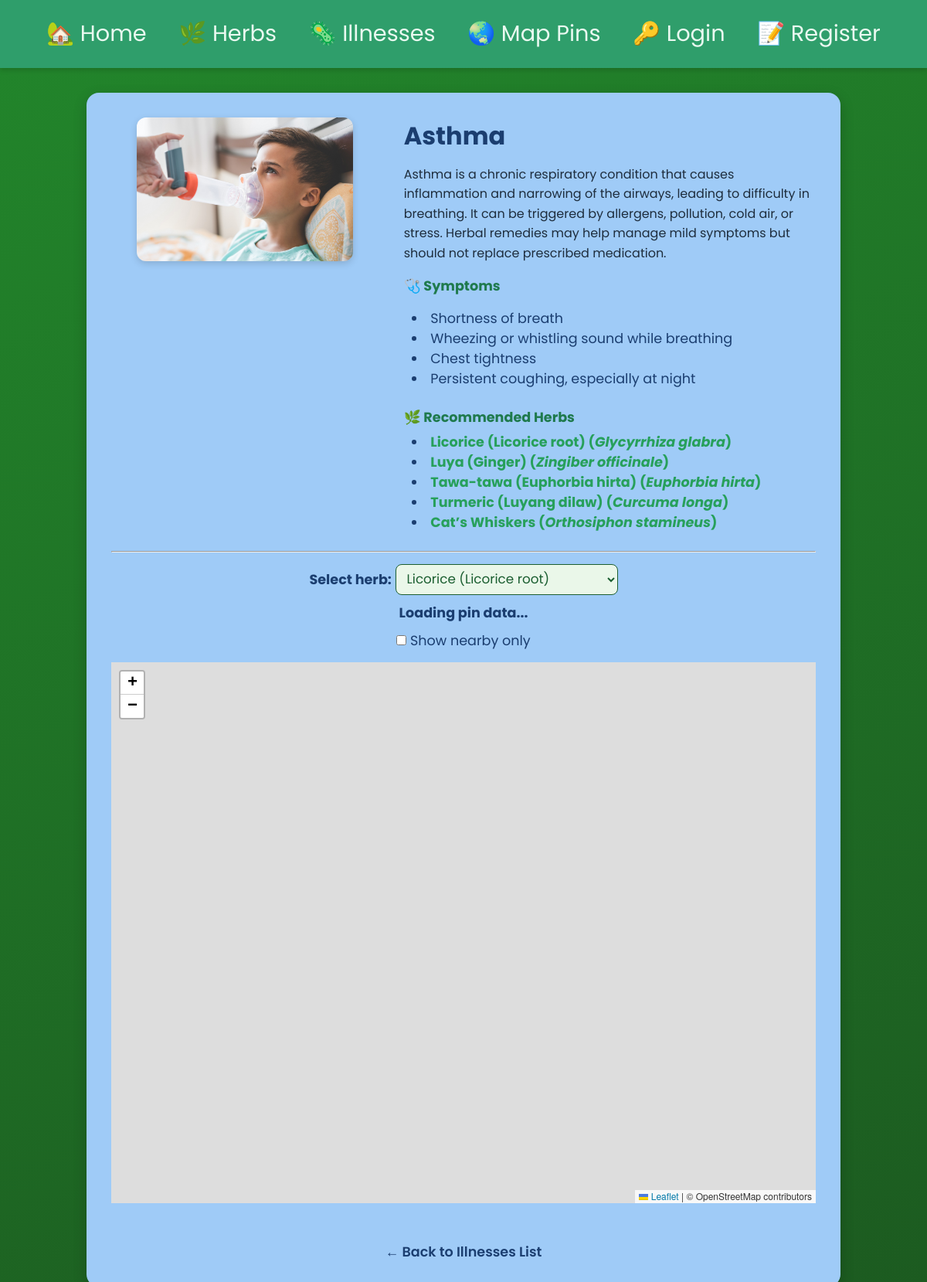
Page /illnesses/asthma on the committed database.
### app_illnesses/models.py (models this page shows, shortened)
class Illness(models.Model): # Model to represent an illness with its details
    id = models.AutoField(primary_key=True) # Unique identifier for each illness
    name = models.CharField(max_length=100)
    description = models.TextField()
    symptoms = models.TextField()
    recommended_herbs = models.ManyToManyField('app_herbs.Herb', related_name='related_illnesses', blank=True)
    image = models.ImageField(upload_to=illness_image_upload_to, default='default.jpg', blank=True)
    slug = models.SlugField(unique=True) # URL-friendly identifier for the illness

### app_herbs/models.py (models this page shows, shortened)
class Herb(models.Model): # Model to represent an herb with its details
    id = models.AutoField(primary_key=True) # Unique identifier for each herb
    name = models.CharField(max_length=100)
    scientific_name = models.CharField(max_length=200, blank=True, null=True)
    description = models.TextField()
    medicinal_uses = models.TextField()
    side_effects = models.TextField(blank=True, null=True)
    image = models.ImageField(upload_to=herb_image_upload_to, default='default.jpg', blank=True)
    slug = models.SlugField(unique=True) # URL-friendly identifier for the herb

### app_illnesses/views.py (the view)
# urls.py: path('<slug:slug>', views.illness_page, name="illness_page"), # Dynamic URL for individual illness pages
def illness_page(request, slug):
    illness = Illness.objects.get(slug=slug)  # Fetch the illness object based on the provided slug
    return render(request, 'illnesses/illness_page.html', {'illness': illness}) # Render the illness page template with the illness context

### app_illnesses/templates/illnesses/illness_page.html (shortened to what this page needs)
{% extends 'layout.html' %}
{% block content %}
<section class="illness-detail-section">
    <div class="herb-card-large">
        <div class="herb-image-container">
            <img id="illness-image" src="{{ illness.image.url }}" alt="{{ illness.name }}">
        </div>
        <div class="herb-info">
            <h2 class="herb-name">{{ illness.name }}</h2>
            <p class="herb-description">{{ illness.description|safe }}</p>
            <div class="herb-section">
                <h4>🩺 Symptoms</h4>
                <p>{{ illness.symptoms|safe }}</p>
            </div>
            <div class="herb-section">
                <h4>🌿 Recommended Herbs</h4>
                <ul style="margin:0; padding-left:10px; list-style-position:inside;">
                {% for herb in illness.recommended_herbs.all %}
                    <li>
                        <b>
                            <a href="{% url 'herbs:herb_page' herb.slug %}">
                                {{ herb.name }}
                                {% if herb.scientific_name %}
                                    (<i>{{ herb.scientific_name }}</i>)
                                {% endif %}
                            </a>
                        </b>
                    </li>
                {% endfor %}
                </ul>
            </div>
        </div>
    </div>
    <hr>
    <div class="map-controls">
        <div class="map-control-item">
            <label for="herb-select"><b>Select herb:</b></label>
            <select id="herb-select">
                {% for herb in illness.recommended_herbs.all %}
                    <option value="{{ herb.id }}">{{ herb.name }}</option>
                {% endfor %}
            </select>
        </div>
        <div class="map-control-item">
            <strong id="pin-count-label">Loading pin data...</strong>
        </div>
        <div class="map-control-item">
            <label>
                <input type="checkbox" id="toggle-location">
                Show nearby only
            </label>
        </div>
    </div>
    <div id="illness-map" style="width:100%; height:700px;"></div>
    <br>
    <a href="{% url 'illnesses:illnesses_list' %}" class="back-link">← Back to Illnesses List</a>
</section>
{% endblock %}

### static/css/styles.css (style rules this page uses)
* { margin: 0; padding: 0; box-sizing: border-box; }
html { scroll-behavior: smooth; }
body { min-height: 100vh; background: linear-gradient(160deg, rgb(34, 134, 43), rgb(28, 90, 32)); color: #f5f5f5; font-family: "Poppins", Arial, sans-serif; font-size: 1.1rem; display: flex; flex-direction: column; }
p { line-height: 1.6; max-width: 600px; margin: 0 auto; }
a { color: #27a05b; text-decoration: none; transition: opacity 0.2s ease; }
.herb-card-large { display: flex; flex-wrap: wrap; align-items: flex-start; gap: 2rem; }
.herb-image-container { flex: 1 1 280px; text-align: center; }
.herb-image-container img { width: 100%; max-width: 280px; border-radius: 12px; object-fit: contain; box-shadow: 0 3px 10px rgba(0, 0, 0, 0.15); }
.herb-info { flex: 2 1 400px; text-align: left; }
.herb-name { font-size: 2rem; color: #1b5e30; margin-bottom: 0.4rem; }
.herb-description { font-size: 1rem; margin-bottom: 1.5rem; line-height: 1.6; }
.herb-section { margin-bottom: 1.5rem; }
.herb-section h4 { font-size: 1.1rem; color: #1f7a4d; margin-bottom: 0.4rem; }
.back-link { display: inline-block; margin-top: 1.5rem; font-weight: 600; color: #1b5e30; text-decoration: none; transition: color 0.2s ease; }
.illness-detail-section { max-width: 1000px; margin: 2rem auto 3rem; padding: 2rem; background-color: #9fcbf7; border-radius: 16px; color: #1b3e70; box-shadow: 0 6px 18px rgba(0, 0, 0, 0.2); text-align: center; }
.illness-detail-section img { width: 100%; max-width: 280px; border-radius: 12px; object-fit: contain; box-shadow: 0 3px 10px rgba(0, 0, 0, 0.15); margin-bottom: 1.2rem; }
.illness-detail-section h2 { font-size: 2rem; color: #1b3e70; margin-bottom: 0.8rem; }
.illness-detail-section p { font-size: 1rem; color: #1e2d3d; line-height: 1.6; margin-bottom: 1rem; }
.illness-detail-section .back-link { color: #1b3e70; }
.map-controls { display: flex; flex-direction: column; align-items: center; gap: 10px; margin: 15px 0; }
.map-control-item { text-align: center; }
#illness-image { cursor: pointer; transition: transform 0.3s ease; }
#filter-herb, #filter-user, #herb-select, #report-select, #filter-dropdown, #clear-logs { font-family: "Poppins", Arial, sans-serif; font-size: 1.05rem; color: #1b5e30; padding: 6px 10px; border-radius: 8px; border: 1.5px solid #1b5e30; background-color: #eaf7e9; transition: all 0.2s ease; }

### rows in the picture
Illness: image (picture), name "Asthma", description "Asthma is a chronic respiratory condition that causes inflammation and narrowing of the airways, leading to difficulty in breathing. It can be triggered by allergens, pollution, cold air, or stress. Herbal remedies may help manage mild symptoms but should not replace prescribed medication.", symptoms "Shortness of breath Wheezing or whistling sound while breathing Chest tightness Persistent coughing, especially at night"
Herb: name "Licorice (Licorice root)", scientific_name "Glycyrrhiza glabra"
Herb: name "Luya (Ginger)", scientific_name "Zingiber officinale"
Herb: name "Tawa-tawa (Euphorbia hirta)", scientific_name "Euphorbia hirta"
Herb: name "Turmeric (Luyang dilaw)", scientific_name "Curcuma longa"
Herb: name "Cat’s Whiskers", scientific_name "Orthosiphon stamineus"

### other values in the picture
form field value "Licorice (Licorice root)"
